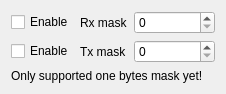
<?xml version="1.0" encoding="UTF-8"?>
<ui version="4.0">
 <class>SAKDebuggerDeviceMask</class>
 <widget class="QDialog" name="SAKDebuggerDeviceMask">
  <property name="geometry">
   <rect>
    <x>0</x>
    <y>0</y>
    <width>226</width>
    <height>67</height>
   </rect>
  </property>
  <property name="windowTitle">
   <string>Mask Settings</string>
  </property>
  <layout class="QGridLayout" name="gridLayout">
   <item row="1" column="1">
    <widget class="QLabel" name="label_2">
     <property name="text">
      <string>Tx mask</string>
     </property>
    </widget>
   </item>
   <item row="0" column="1">
    <widget class="QLabel" name="label">
     <property name="text">
      <string>Rx mask</string>
     </property>
    </widget>
   </item>
   <item row="0" column="0">
    <widget class="QCheckBox" name="rxMaskCheckBox">
     <property name="text">
      <string>Enable</string>
     </property>
    </widget>
   </item>
   <item row="1" column="0">
    <widget class="QCheckBox" name="txMaskCheckBox">
     <property name="text">
      <string>Enable</string>
     </property>
    </widget>
   </item>
   <item row="1" column="2">
    <widget class="QSpinBox" name="txMaskSpinBox"/>
   </item>
   <item row="0" column="2">
    <widget class="QSpinBox" name="rxMaskSpinBox">
     <property name="sizePolicy">
      <sizepolicy hsizetype="Expanding" vsizetype="Fixed">
       <horstretch>0</horstretch>
       <verstretch>0</verstretch>
      </sizepolicy>
     </property>
     <property name="maximum">
      <number>255</number>
     </property>
    </widget>
   </item>
   <item row="2" column="0" colspan="3">
    <widget class="QLabel" name="label_3">
     <property name="styleSheet">
      <string notr="true">QLabel {
	color: &quot;red&quot;
}</string>
     </property>
     <property name="text">
      <string>Only supported one bytes mask yet!</string>
     </property>
    </widget>
   </item>
  </layout>
 </widget>
 <resources/>
 <connections/>
</ui>
